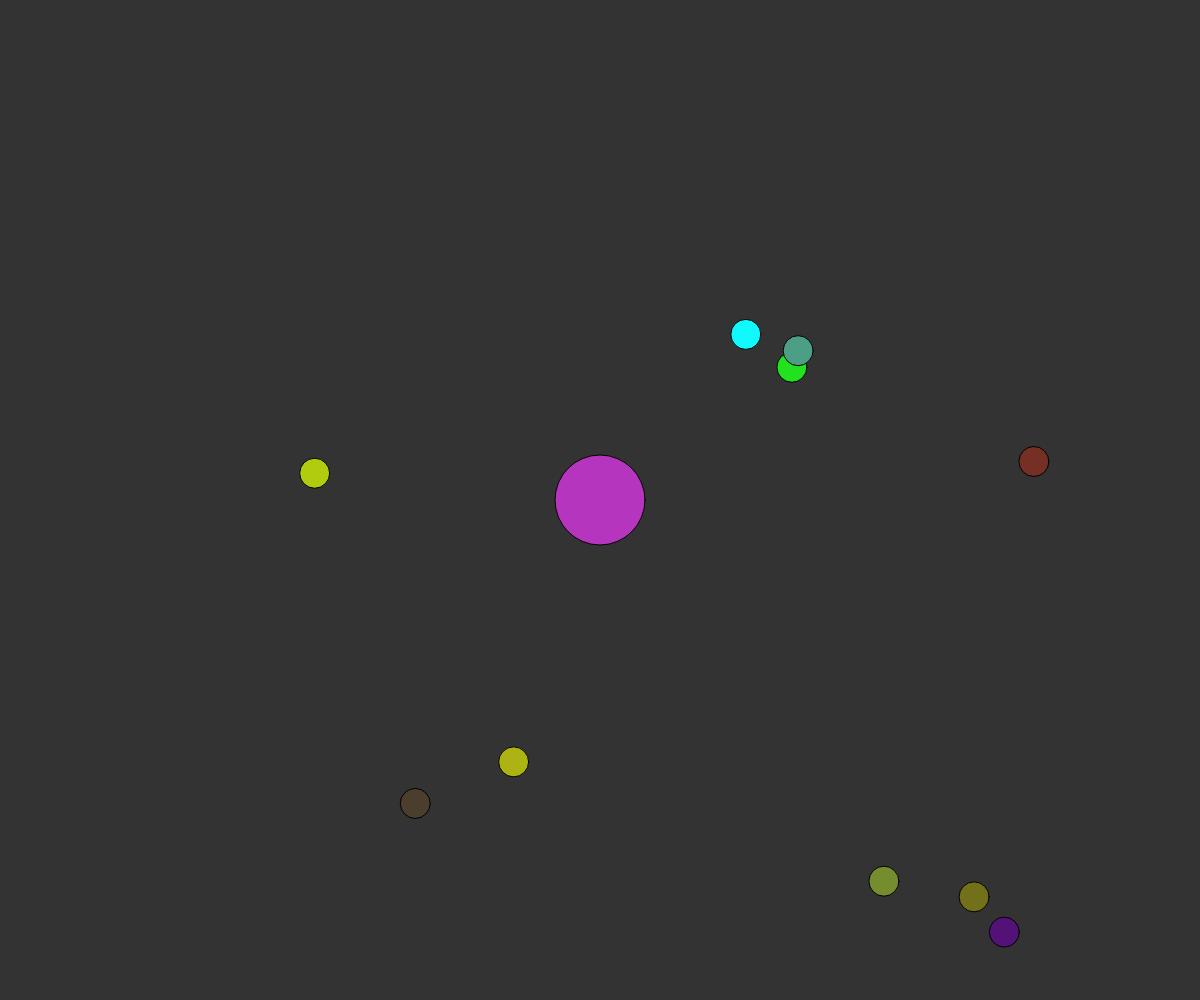
Frame 1 (no input)
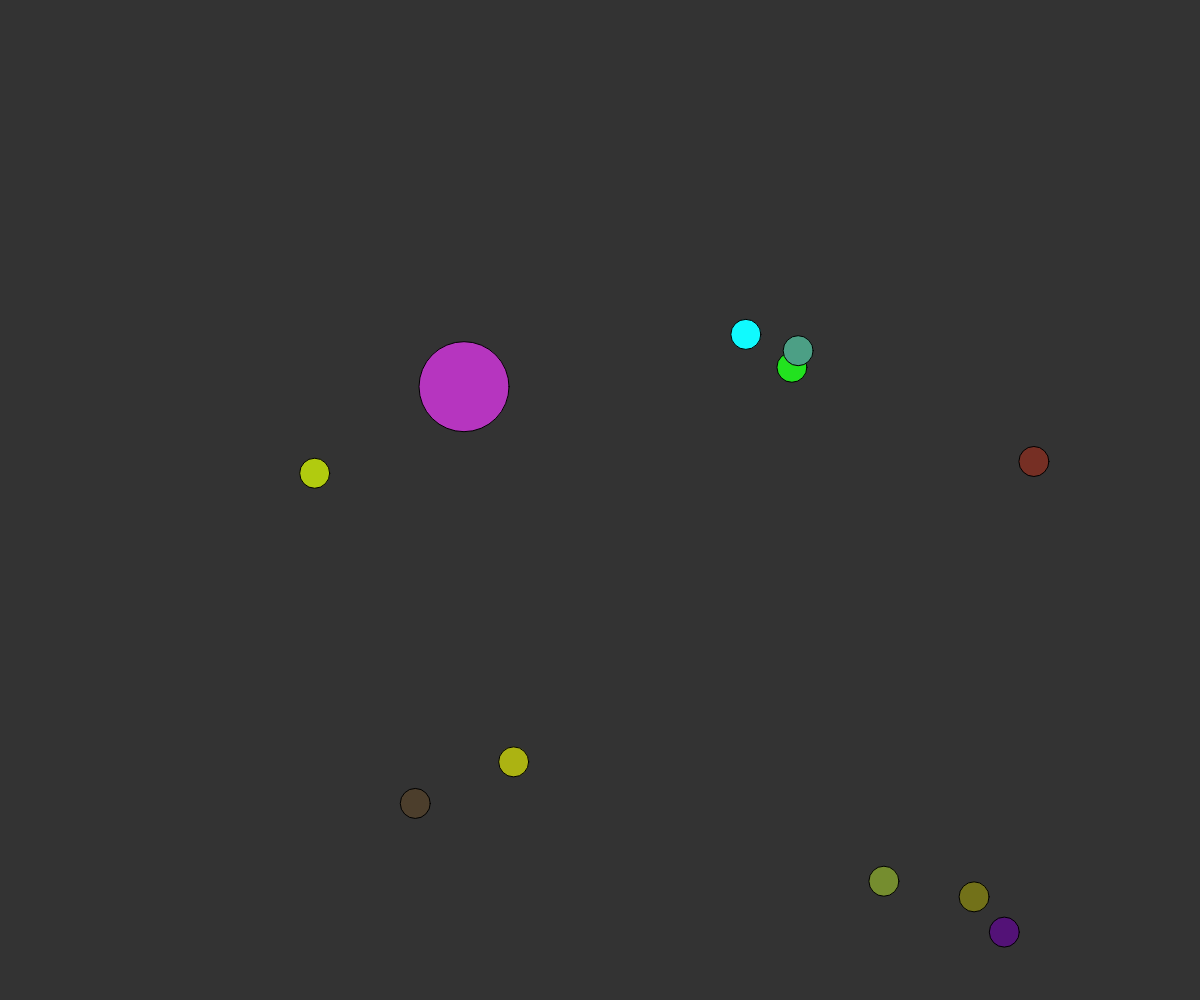
Frame 60 (no input)
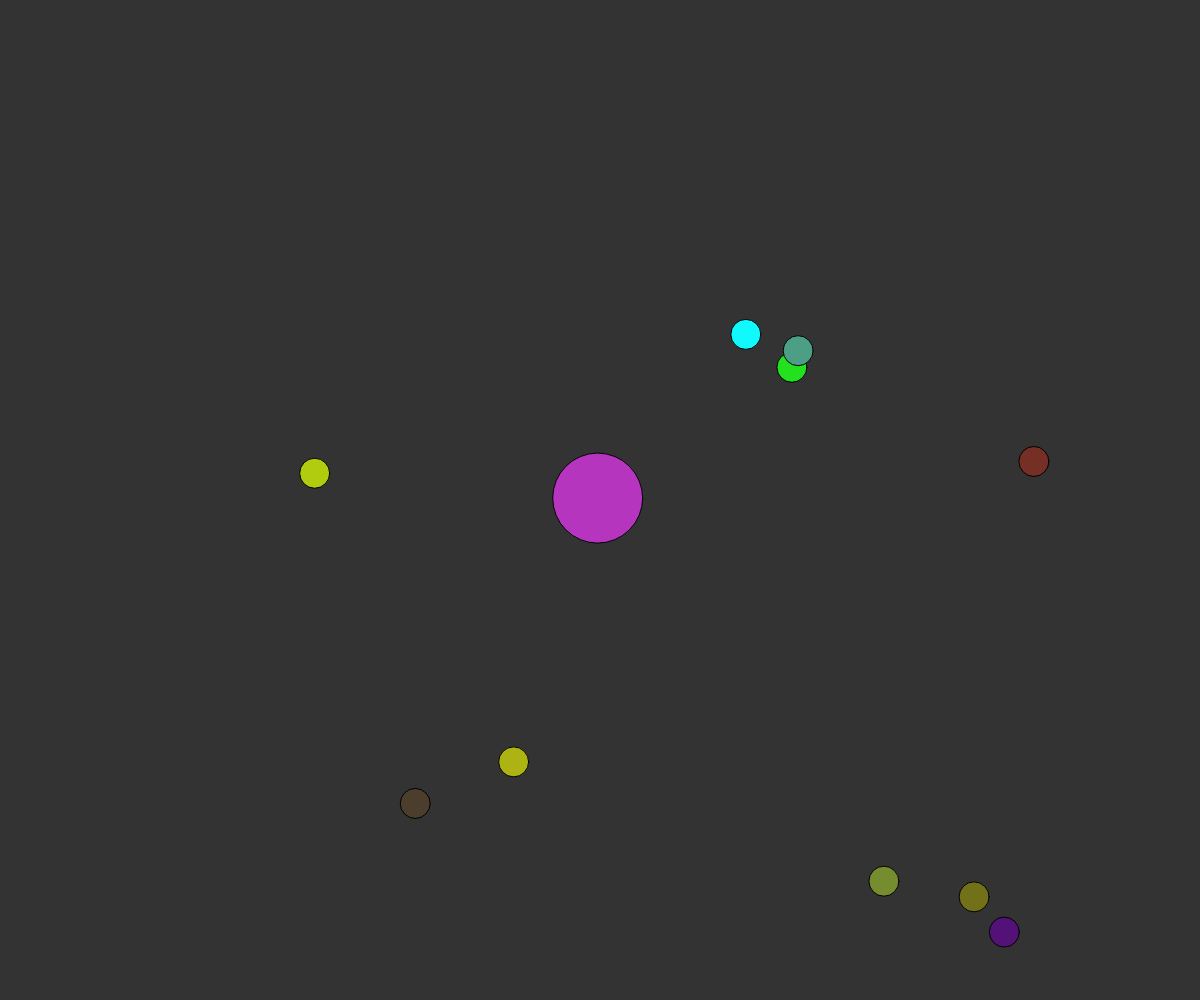
Frame 120 (the mouse pressed at the canvas centre since frame 60)

The p5.js sketch that drew these frames (run headless with seeded random() and noise() and a simulated clock; from frame 60 on, the mouse is pressed at the canvas centre):

// p5.js sketch
// ── sketch.js
var canvas;
var blob;

var blobs = [];

function setup() {
  canvas = createCanvas(window.innerWidth, window.innerHeight);
  blob = new Blob(width/2, height/2, 45); //create muncher
  // create small circles
  for (var i = 0; i <10; i ++) {
    blobs[i] = new Blob(random(width), random(height), 15);
  }
}

function draw() {
  background(51);
  for (var i = blobs.length -1; i >= 0; i--) {
    blobs[i].show();
    if (blob.touches(blobs[i])) {
      blobs.splice(i,1);
      blobs.push(new Blob(random(width), random(height), 15));
    }
  }
  blob.show();
  blob.update(); //change position based on mouse pos
}

// ── blob.js
function Blob(w, h, r) {
  this.pos = createVector(w, h);
  this.r = r;
  this.randomColor = [random(255), random(255), random(255)];
}

Blob.prototype.update = function () {
  var mouse = createVector(mouseX, mouseY);
  mouse.sub(this.pos);
  mouse.setMag(3);
  this.pos.add(mouse);
};

Blob.prototype.touches = function(other) {
  var d = p5.Vector.dist(this.pos, other.pos);
  if (d < this.r + other.r) {
    this.randomColor = other.randomColor;
    return true;
  } else {
    return false;
  }
};

Blob.prototype.show = function () {
  fill(this.randomColor);
  ellipse(this.pos.x, this.pos.y, this.r*2, this.r*2);
};
